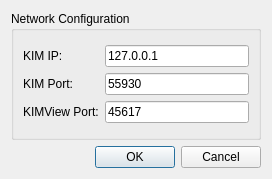
<?xml version="1.0" encoding="UTF-8"?>
<ui version="4.0">
 <class>IPConfigDialog</class>
 <widget class="QDialog" name="IPConfigDialog">
  <property name="geometry">
   <rect>
    <x>0</x>
    <y>0</y>
    <width>272</width>
    <height>179</height>
   </rect>
  </property>
  <property name="windowTitle">
   <string>IP Configuration</string>
  </property>
  <layout class="QGridLayout" name="gridLayout_2">
   <item row="0" column="0">
    <widget class="QGroupBox" name="groupBox">
     <property name="title">
      <string>Network Configuration</string>
     </property>
     <layout class="QGridLayout" name="gridLayout">
      <item row="0" column="0">
       <layout class="QHBoxLayout" name="horizontalLayout">
        <item>
         <layout class="QVBoxLayout" name="verticalLayout">
          <item>
           <widget class="QLabel" name="label">
            <property name="text">
             <string>KIM IP:</string>
            </property>
           </widget>
          </item>
          <item>
           <widget class="QLabel" name="label_2">
            <property name="text">
             <string>KIM Port:</string>
            </property>
           </widget>
          </item>
          <item>
           <widget class="QLabel" name="label_3">
            <property name="text">
             <string>KIMView Port:</string>
            </property>
           </widget>
          </item>
         </layout>
        </item>
        <item>
         <layout class="QVBoxLayout" name="verticalLayout_2">
          <item>
           <widget class="QLineEdit" name="lineEdit_KIMIP">
            <property name="text">
             <string>127.0.0.1</string>
            </property>
           </widget>
          </item>
          <item>
           <widget class="QLineEdit" name="lineEdit_KIMPort">
            <property name="text">
             <string>55930</string>
            </property>
           </widget>
          </item>
          <item>
           <widget class="QLineEdit" name="lineEdit_KIMViewPort">
            <property name="text">
             <string>45617</string>
            </property>
           </widget>
          </item>
         </layout>
        </item>
       </layout>
      </item>
     </layout>
    </widget>
   </item>
   <item row="1" column="0">
    <widget class="QDialogButtonBox" name="buttonBox">
     <property name="orientation">
      <enum>Qt::Horizontal</enum>
     </property>
     <property name="standardButtons">
      <set>QDialogButtonBox::Cancel|QDialogButtonBox::Ok</set>
     </property>
    </widget>
   </item>
  </layout>
 </widget>
 <resources/>
 <connections>
  <connection>
   <sender>buttonBox</sender>
   <signal>accepted()</signal>
   <receiver>IPConfigDialog</receiver>
   <slot>accept()</slot>
   <hints>
    <hint type="sourcelabel">
     <x>248</x>
     <y>254</y>
    </hint>
    <hint type="destinationlabel">
     <x>157</x>
     <y>274</y>
    </hint>
   </hints>
  </connection>
  <connection>
   <sender>buttonBox</sender>
   <signal>rejected()</signal>
   <receiver>IPConfigDialog</receiver>
   <slot>reject()</slot>
   <hints>
    <hint type="sourcelabel">
     <x>316</x>
     <y>260</y>
    </hint>
    <hint type="destinationlabel">
     <x>286</x>
     <y>274</y>
    </hint>
   </hints>
  </connection>
 </connections>
</ui>
